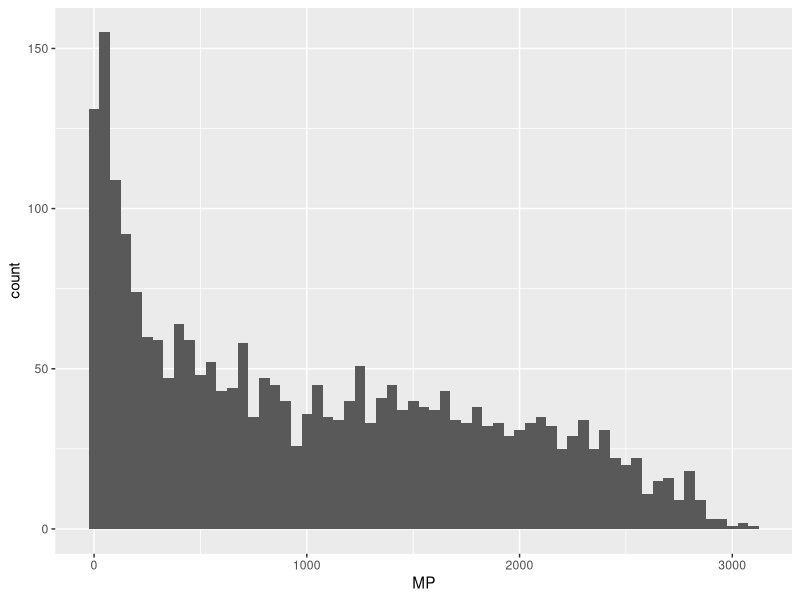
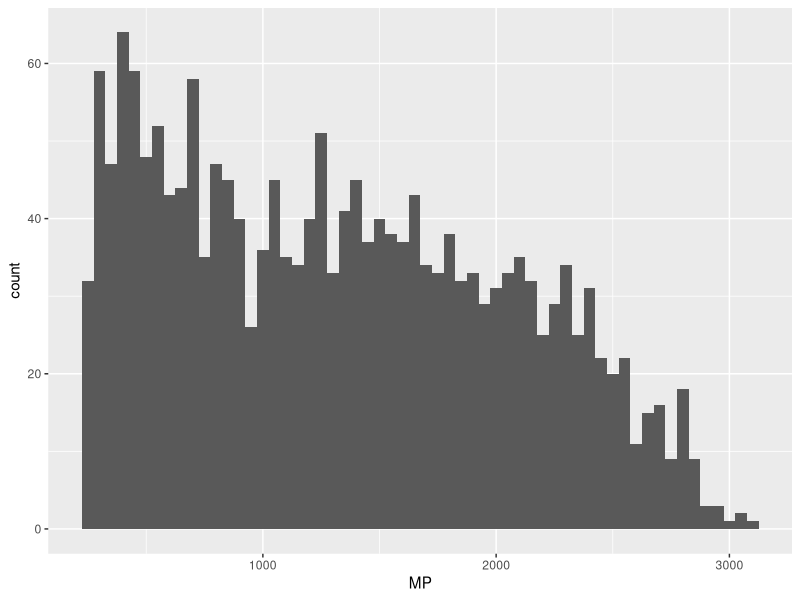
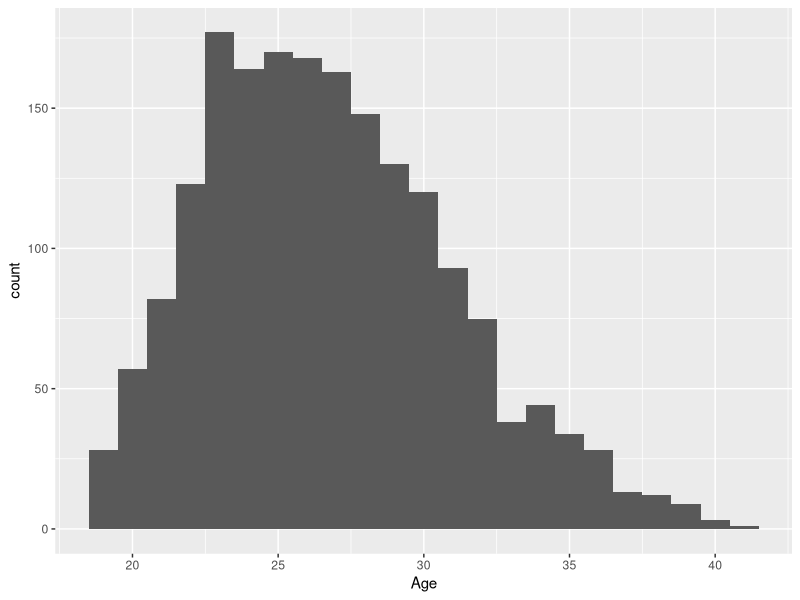
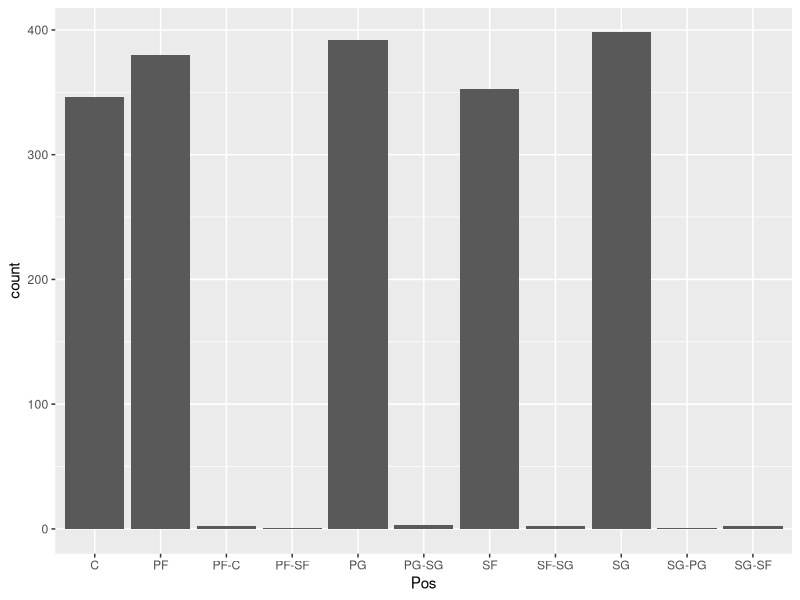
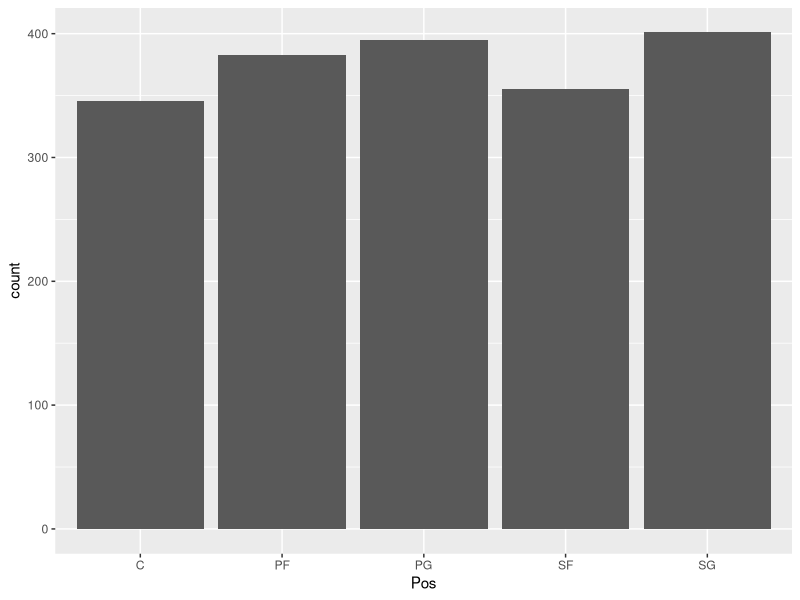
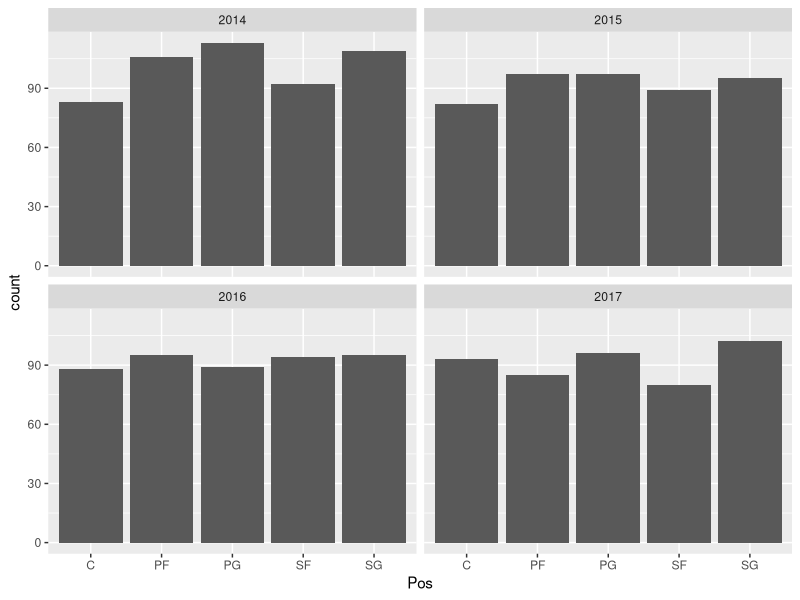
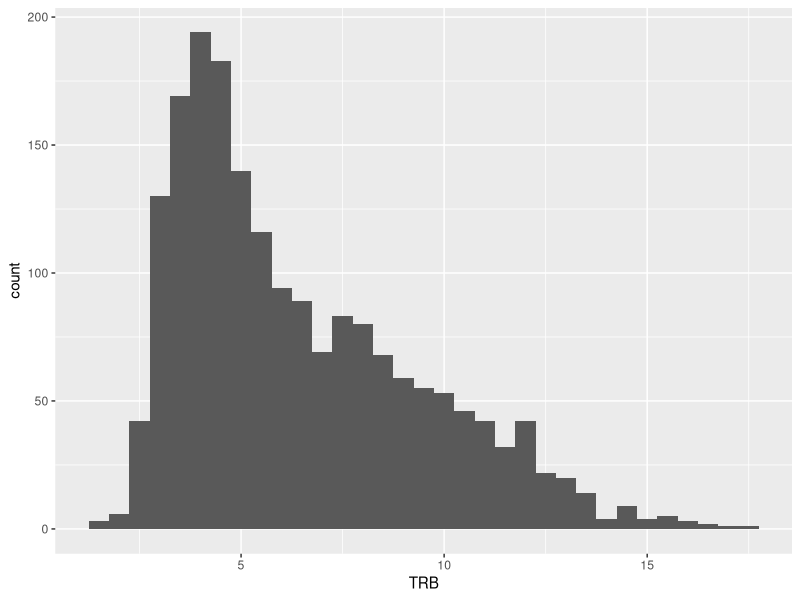
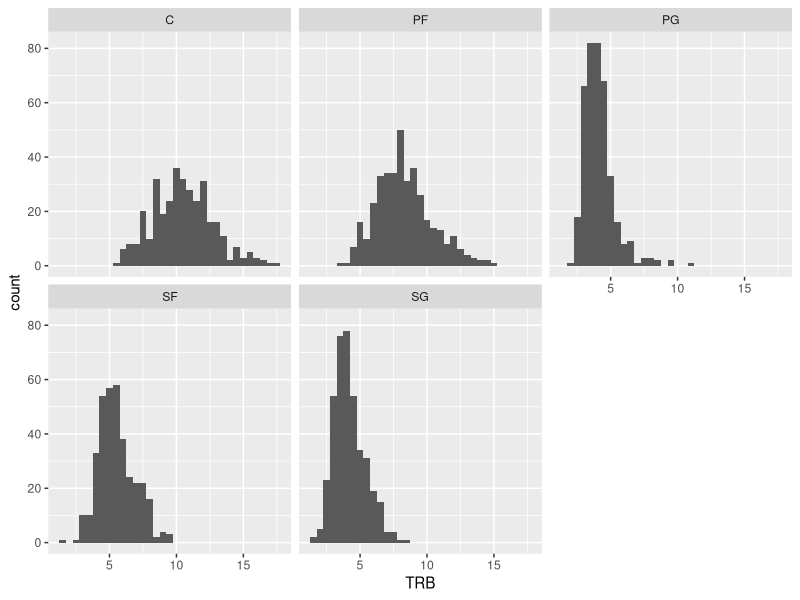

Recreate these plots in R, in order.
## ---- chunk 1
# Load all of the packages that you end up using in your analysis in this code
# chunk.

# Notice that the parameter "echo" was set to FALSE for this code chunk. This
# prevents the code from displaying in the knitted HTML output. You should set
# echo=FALSE for all code chunks in your file, unless it makes sense for your
# report to show the code that generated a particular plot.

# The other parameters for "message" and "warning" should also be set to FALSE
# for other code chunks once you have verified that each plot comes out as you
# want it to. This will clean up the flow of your report.

library(ggplot2)
library(plyr)
library(GGally)
## ---- chunk 2
# Load the Data
nba <- read.csv('nba_2014_2017.csv')
## ---- chunk 3
str(nba)
## ---- chunk 4
summary (nba)
## ---- chunk 5
ggplot(data = nba, aes(x= MP)) +
  geom_histogram(binwidth = 50)
## ---- chunk 6
nba$Season <- factor(nba$Season)
nba$Pos <- factor(nba$Pos)
nba <- subset(nba, MP >= 250)
ggplot(data = nba, aes(x= MP)) +
  geom_histogram(binwidth = 50)
summary(nba$MP)
## ---- chunk 7
ggplot(data = nba, aes(x = Age)) +
  geom_histogram(binwidth = 1)
## ---- chunk 8
ggplot(data = nba, aes(x= Pos)) +
  geom_bar()
## ---- chunk 9
nba$Pos <- substr(nba$Pos,1,2)
ggplot(data = nba, aes(x= Pos)) +
  geom_bar()
## ---- chunk 10
ggplot(data = nba, aes(x= Pos)) +
  geom_bar() +
  facet_wrap(~Season)
## ---- chunk 11
ggplot(data = nba, aes(x= TRB)) +
  geom_histogram(binwidth = 0.5)
## ---- chunk 12
ggplot(data = nba, aes(x= TRB)) +
  geom_histogram(binwidth = 0.5) +
  facet_wrap(~Pos)
## ---- chunk 13
ggplot(data = nba, aes(x= PTS)) +
  geom_histogram(binwidth = 0.5) +
  facet_wrap(~Pos)
## ---- chunk 14
ggplot(data = nba, aes(x= X2P_PERC)) +
  geom_histogram(binwidth = 0.02) +
  facet_wrap(~Pos)
ggplot(data = nba, aes(x= X3P_PERC)) +
  geom_histogram(binwidth = 0.02) +
  facet_wrap(~Pos)
ggplot(data = nba, aes(x= TS.)) +
  geom_histogram(binwidth = 0.02) +
  facet_wrap(~Pos)
## ---- chunk 15
ggplot(data = subset(nba, X3PA >= 0.5), aes(x= X3P_PERC)) +
  geom_histogram(binwidth = 0.02) +
  facet_wrap(~Pos)
## ---- chunk 16
ggplot(data = nba, aes(x= TS.)) +
  geom_histogram(binwidth = 0.02) +
  facet_wrap(~Season)
## ---- chunk 17
ggplot(data = subset(nba, X3PA != 0), aes(x= X3PA)) +
  geom_histogram(binwidth = 0.5) +
  facet_wrap(~Season)
## ---- chunk 18
ggplot(data = nba, aes(x= USG_PERC)) +
  geom_histogram(binwidth = 1) +
  facet_wrap(~Pos)
## ---- chunk 19
ggplot(data = nba, aes(x= PER)) +
  geom_histogram(binwidth = 1)
ggplot(data = nba, aes(x= PER)) +
  geom_histogram(binwidth = 1) +
  facet_wrap(~Pos)
## ---- chunk 20
ggplot(data = nba, aes(x= WS.48)) +
  geom_histogram(binwidth = 0.01)
ggplot(data = nba, aes(x= WS.48)) +
  geom_histogram(binwidth = 0.02) +
  facet_wrap(~Pos)
## ---- chunk 21
ggplot(data = nba, aes(x= VORP)) +
  geom_histogram(binwidth = 0.3)
ggplot(data = nba, aes(x= VORP)) +
  geom_histogram(binwidth = 0.3) +
  facet_wrap(~Pos)
## ---- chunk 22
ggcorr(nba[,c('Season','Pos','Age','X3P_PERC','X2P_PERC','FT_PERC','TS.','USG_PERC'
               ,'PER','WS.48')])
ggcorr(nba[,c('Season','Pos','Age','TRB','AST', 'TOV','PTS','PF'
               ,'PER','WS.48')])
ggcorr(nba[,c('Season','Pos','Age','TRB_PERC','AST_PERC', 'FTr','X3PAr','BLK_PERC','VORP'
               ,'PER','WS.48')])  
## ---- chunk 23
ggplot(data = subset(nba, X3PA > 0.286), aes(x = X3P_PERC, y = WS.48)) +
  geom_point(alpha = 1/5)
summary(nba$X3P_PERC)
cor.test(subset(nba, X3PA > 0.286)$X3P_PERC,subset(nba, X3PA > 0.286)$WS.48)
## ---- chunk 24
ggplot(data = nba, aes(x = X2P_PERC, y = WS.48)) +
  geom_point(alpha = 1/5)
ggplot(data = nba, aes(x = TS., y = WS.48)) +
  geom_point(alpha = 1/5)
cor.test(nba$X2P_PERC, nba$WS.48)
cor.test(nba$TS., nba$WS.48)
## ---- chunk 25
ggplot(data = nba, aes(x = TS., y = WS.48)) +
  geom_point(alpha = 1/5) +
  geom_smooth(method = 'lm') +
  xlim(c(quantile(nba$TS.,0.01),quantile(nba$TS.,0.99)))
## ---- chunk 26
ggplot(data = nba, aes(x = Season, y = TS., group = 1)) +
  geom_line(stat = 'summary', fun.y = median)
## ---- chunk 27
ggplot(data = nba, aes(x = X2P_PERC, y = TS.)) +
  geom_point(alpha = 1/5) +
  xlim(c(quantile(nba$X2P_PERC,0.01),quantile(nba$X2P_PERC,0.99)))
ggplot(data = subset(nba, X3PA > 0.286), aes(x = X3P_PERC, y = TS.)) +
  geom_point(alpha = 1/5)
## ---- chunk 28
ggplot(data = nba, aes(x = USG_PERC, y = PER)) +
  geom_point(alpha = 1/5)
ggplot(data = nba, aes(x = USG_PERC, y = WS.48)) +
  geom_point(alpha = 1/5)
## ---- chunk 29
ggplot(data = nba, aes(x = TRB, y = WS.48)) +
  geom_point(alpha = 1/3) +
  xlim(c(quantile(nba$TRB,0.01),quantile(nba$TRB,0.99)))
## ---- chunk 30
ggplot(data = nba, aes(x = TRB_PERC, y = WS.48)) +
  geom_point(alpha = 1/3) +
  xlim(c(quantile(nba$TRB_PERC,0.01),quantile(nba$TRB_PERC,0.99)))
## ---- chunk 31
ggplot(data = nba, aes(x = FTr, y = WS.48)) +
  geom_point(alpha = 1/3) +
  xlim(c(quantile(nba$FTr,0.01),quantile(nba$FTr,0.99)))
## ---- chunk 32
ggplot(data = nba, aes(x = VORP, y = WS.48)) +
  geom_jitter(alpha = 1/5) +
  xlim(c(quantile(nba$VORP,0.01),quantile(nba$VORP,0.98)))
## ---- chunk 33
ggplot(data = nba, aes(x = VORP, y = WS.48)) +
  geom_jitter(alpha = 1/5) +
  xlim(c(quantile(nba$VORP,0.01),quantile(nba$VORP,0.98))) +
  scale_x_continuous(trans = 'sqrt')
## ---- chunk 34
ggplot(data = nba, aes(x = TS., y = WS.48, color = Pos)) +
  geom_point(alpha = 1/5) +
  xlim(c(quantile(nba$TS.,0.01),quantile(nba$TS.,0.99))) +
  facet_wrap(~Pos) +
  theme_dark()
require(plyr)
func <- function(nba)
{
return(data.frame(COR = cor(nba$TS., nba$WS.48)))
}
ddply(nba, .(Pos), func)
## ---- chunk 35
ggplot(data = nba, aes(x = TS., y = PER, color = Pos)) +
  geom_point(alpha = 1/5) +
  xlim(c(quantile(nba$TS.,0.01),quantile(nba$TS.,0.99))) +
  facet_wrap(~Pos) +
  theme_dark()
require(plyr)
func <- function(nba)
{
return(data.frame(COR = cor(nba$TS., nba$PER)))
}
ddply(nba, .(Pos), func)
## ---- chunk 36
ggplot(data = nba, aes(x = TS., y = WS.48)) +
  geom_point(aes(color = nba$Season)) +
  xlim(c(quantile(nba$TS.,0.01),quantile(nba$TS.,0.99))) +
  scale_color_brewer(type = 'div',
                     guide = guide_legend(title = 'Season', reverse = FALSE))
ggplot(data = nba, aes(x = TS., y = PER)) +
  geom_point(aes(color = nba$Season)) +
  xlim(c(quantile(nba$TS.,0.01),quantile(nba$TS.,0.99))) +
  scale_color_brewer(type = 'div',
                     guide = guide_legend(title = 'Season', reverse = FALSE))
## ---- chunk 37
ggplot(data = nba, aes(x = USG_PERC, y = PER, color = Pos)) +
  geom_point(alpha = 1/5) +
  xlim(c(quantile(nba$USG_PERC,0.01),quantile(nba$USG_PERC,0.99))) +
  facet_wrap(~Pos) +
  theme_dark()
require(plyr)
func <- function(nba)
{
return(data.frame(COR = cor(nba$USG_PERC, nba$PER)))
}
ddply(nba, .(Pos), func)
## ---- chunk 38
ggplot(data = nba, aes(x = USG_PERC, y = WS.48, color = Pos)) +
  geom_point(alpha = 1/5) +
  xlim(c(quantile(nba$USG_PERC,0.01),quantile(nba$USG_PERC,0.99))) +
  facet_wrap(~Pos) + 
  theme_dark()
require(plyr)
func <- function(nba)
{
return(data.frame(COR = cor(nba$USG_PERC, nba$WS.48)))
}
ddply(nba, .(Pos), func)
## ---- chunk 39
ggplot(data = nba, aes(x = TRB, y = WS.48, color = Pos)) +
  geom_point(alpha = 1/5) +
  xlim(c(quantile(nba$TRB,0.01),quantile(nba$TRB,0.99))) +
  facet_wrap(~Pos) +
  theme_dark()
require(plyr)
func <- function(nba)
{
return(data.frame(COR = cor(nba$TRB, nba$WS.48)))
}
ddply(nba, .(Pos), func)
## ---- chunk 40
ggplot(data = nba, aes(x = TRB, y = PER, color = Pos)) +
  geom_point(alpha = 1/5) +
  xlim(c(quantile(nba$TRB,0.01),quantile(nba$TRB,0.99))) +
  facet_wrap(~Pos) +
  theme_dark()
require(plyr)
func <- function(nba)
{
return(data.frame(COR = cor(nba$TRB, nba$PER)))
}
ddply(nba, .(Pos), func)
## ---- chunk 41
ggplot(data = nba, aes(x = FTr, y = WS.48, color = Pos)) +
  geom_point(alpha = 1/5) +
  xlim(c(quantile(nba$FTr,0.01),quantile(nba$FTr,0.99))) +
  facet_wrap(~Pos) +
  theme_dark()
require(plyr)
func <- function(nba)
{
return(data.frame(COR = cor(nba$FTr, nba$WS.48)))
}
ddply(nba, .(Pos), func)
## ---- chunk 42
ggplot(data = nba, aes(x = FTr, y = PER, color = Pos)) +
  geom_point(alpha = 1/5) +
  xlim(c(quantile(nba$FTr,0.01),quantile(nba$FTr,0.99))) +
  facet_wrap(~Pos) +
  theme_dark()
require(plyr)
func <- function(nba)
{
return(data.frame(COR = cor(nba$FTr, nba$PER)))
}
ddply(nba, .(Pos), func)
## ---- chunk 43
ggplot(data = nba, aes(x = VORP, y = WS.48, color = Pos)) +
  geom_jitter(alpha = 1/5) +
  xlim(c(quantile(nba$VORP,0.01),quantile(nba$VORP,0.98))) +
  facet_wrap(~Pos) +
  theme_dark()
require(plyr)
func <- function(nba)
{
return(data.frame(COR = cor(nba$VORP, nba$WS.48)))
}
ddply(nba, .(Pos), func)
## ---- chunk 44
ggplot(data = nba, aes(x = VORP, y = PER, color = Pos)) +
  geom_point(alpha = 1/5) +
  xlim(c(quantile(nba$VORP,0.01),quantile(nba$VORP,0.98))) +
  facet_wrap(~Pos) +
  theme_dark()
require(plyr)
func <- function(nba)
{
return(data.frame(COR = cor(nba$VORP, nba$PER)))
}
ddply(nba, .(Pos), func)
## ---- chunk 45
ggplot(data = nba, aes(x = USG_PERC, y = PER)) +
  geom_point(aes(color = nba$Pos)) +
  xlim(c(quantile(nba$USG_PERC,0.01),quantile(nba$USG_PERC,0.99))) +
  scale_colour_brewer(type = 'div',
                     guide = guide_legend(title = 'Position', reverse = FALSE)) +
  theme(panel.background = element_rect(fill = 'black')) +
  ggtitle(label =  'PER against Usage Percentage by Position') +
  theme(plot.title = element_text(hjust = 0.5)) +
  xlab('Usage Percentage (USG_PERC)') +
  ylab('Player Efficiency Rating (PER)')
## ---- chunk 46
ggplot(data = nba, aes(x = TS., y = WS.48)) +
  geom_point(alpha = 1/5) +
  geom_smooth(method = 'lm') +
  xlim(c(quantile(nba$TS.,0.01),quantile(nba$TS.,0.99))) +
  ggtitle(label = 'Win Shares Per 48 Mins against True Shooting(%)') +
  theme(plot.title = element_text(hjust = 0.5)) +
  xlab('True Shooting % (TS.)') +
  ylab('Win Shares Per 48 Mins (WS.48)')
ggplot(data = nba, aes(x = Season, y = TS., group = 1)) +
  geom_line(stat = 'summary', fun.y = median) +
  ggtitle(label = 'Median True Shooting(%) by Season') +
  theme(plot.title = element_text(hjust = 0.5)) +
  ylab('True Shooting % (TS.)')
## ---- chunk 47
ggplot(data = nba, aes(x = VORP, y = WS.48, color = Pos)) +
  geom_jitter(alpha = 1/5) +
  xlim(c(quantile(nba$VORP,0.01),quantile(nba$VORP,0.98))) +
  facet_wrap(~Pos) +
  theme_dark() +
  ggtitle(label =  'Win Shares per 48 Mins against VORP by Position') +
  theme(plot.title = element_text(hjust = 0.5)) +
  ylab('Win Shares Per 48 Mins (WS.48)') +
  xlab('Value Over Replacement Player (VORP)')
